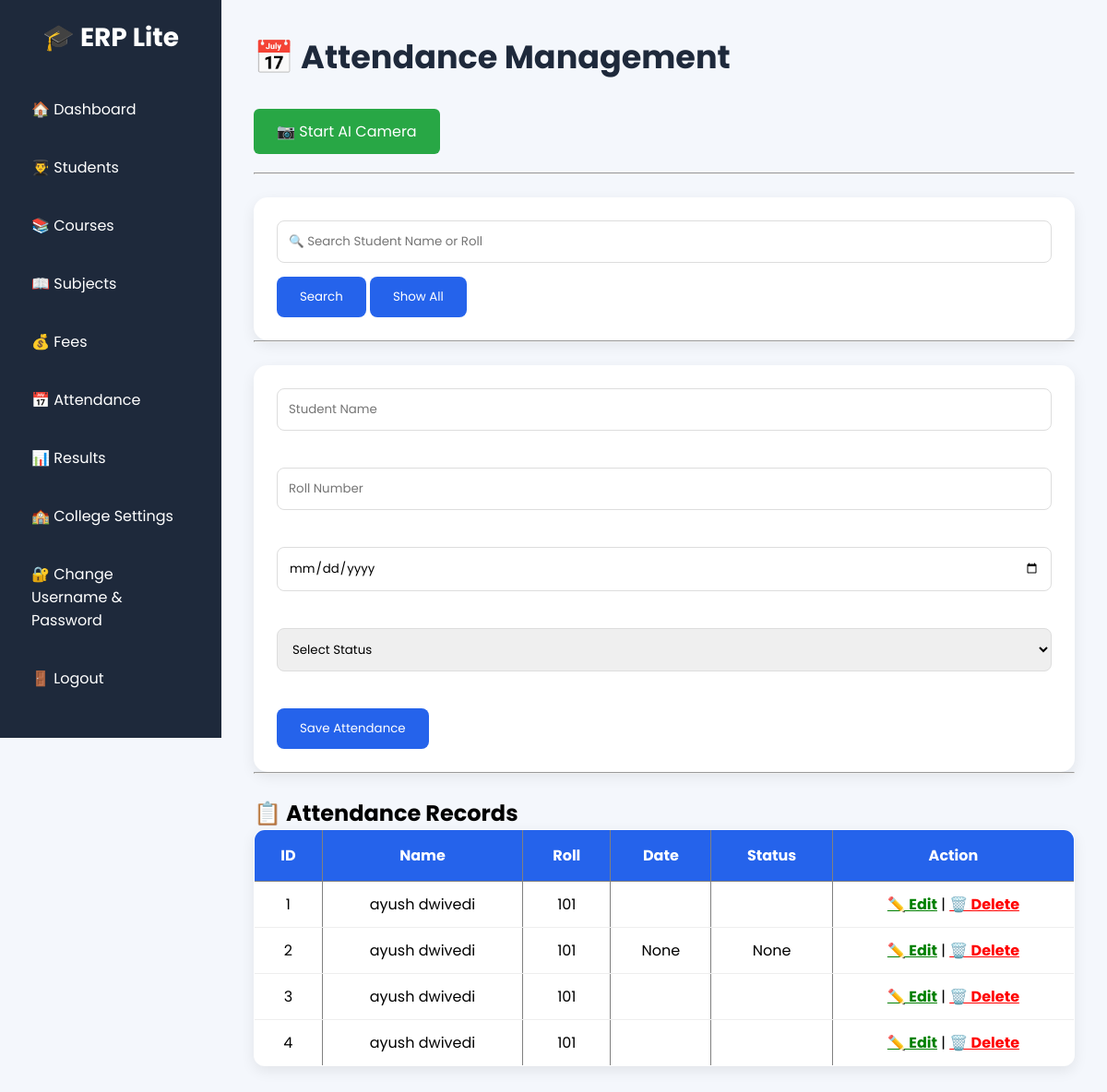
/attendance (signed in), run on the app's committed database.
### tables this page shows
CREATE TABLE attendance(

    id INTEGER PRIMARY KEY AUTOINCREMENT,

    student_name TEXT,

    roll TEXT,

    session TEXT,

    course TEXT,

    semester TEXT,

    section TEXT,

    subject TEXT,

    attendance_date TEXT,

    attendance_time TEXT,

    status TEXT

);

### app.py (the view, shortened to what this page needs)
@app.route("/attendance", methods=["GET", "POST"])
def attendance():
    if "user" not in session:
        return redirect(url_for("home"))
    connection = sqlite3.connect("college.db")
    cursor = connection.cursor()
    search = request.args.get("search")
    if search:
        cursor.execute("""
            SELECT * FROM attendance
            WHERE student_name LIKE ? OR roll LIKE ?
        """, (
            "%" + search + "%",
            "%" + search + "%"
        ))
    else:
        cursor.execute("SELECT * FROM attendance")
    attendance_data = cursor.fetchall()
    connection.close()
    return render_template(
        "attendance.html",
        attendance=attendance_data
    )

### templates/attendance.html (shortened to what this page needs)
<!DOCTYPE html>
<html lang="en">
<head>
    <link rel="stylesheet" href="{{ url_for('static', filename='style.css') }}">
</head>
<body>
    <div class="container">
        <div class="sidebar">
            <h2>🎓 ERP Lite</h2>
            <a href="/dashboard">🏠 Dashboard</a>
            <a href="/students">👨‍🎓 Students</a>
            <a href="/courses">📚 Courses</a>
            <a href="/subjects">📖 Subjects</a>
            <a href="/fees">💰 Fees</a>
            <a href="/attendance">📅 Attendance</a>
            <a href="#">📊 Results</a>
            <a href="/college-settings">🏫 College Settings</a>
            <a href="/change-admin">🔐 Change Username & Password</a>
            <a href="/logout">🚪 Logout</a>
        </div>
        <div class="content">
            <h1>📅 Attendance Management</h1>
            <a href="/camera">
                <button style="
                    background:#28a745;
                    color:white;
                    padding:12px 25px;
                    border:none;
                    border-radius:6px;
                    font-size:16px;
                    cursor:pointer;
                    margin-bottom:20px;">
                    📷 Start AI Camera
                </button>
            </a>
            <hr><br>
            <form method="GET">
                <input type="text" name="search" placeholder="🔍 Search Student Name or Roll">
                <button type="submit">Search</button>
                <a href="/attendance">
                    <button type="button">Show All</button>
                </a>
            </form>
            <hr><br>
            <form method="POST">
                <input type="text" name="student_name" placeholder="Student Name" required><br><br>
                <input type="text" name="roll" placeholder="Roll Number" required><br><br>
                <input type="date" name="attendance_date" required><br><br>
                <select name="status" required>
                    <option value="">Select Status</option>
                </select>
                <br><br>
                <button type="submit">Save Attendance</button>
            </form>
            <hr><br>
            <h2>📋 Attendance Records</h2>
            <table border="1" cellpadding="10">
                <tr>
                    <th>ID</th>
                    <th>Name</th>
                    <th>Roll</th>
                    <th>Date</th>
                    <th>Status</th>
                    <th>Action</th>
                </tr>
                {% for row in attendance %}
                <tr>
                    <td>{{ row[0] }}</td>
                    <td>{{ row[1] }}</td>
                    <td>{{ row[2] }}</td>
                    <td>{{ row[3] }}</td>
                    <td>{{ row[4] }}</td>
                    <td>
                        <a href="/edit-attendance/{{ row[0] }}">✏️ Edit</a>
                        |
                        <a href="/delete-attendance/{{ row[0] }}"
                            onclick="return confirm('Delete this attendance record?')">
                            🗑️ Delete
                        </a>
                    </td>
                </tr>
                {% endfor %}
            </table>
        </div>
    </div>
</body>
</html>

### static/style.css (style rules this page uses)
* { margin: 0; padding: 0; box-sizing: border-box; font-family: 'Poppins', sans-serif; }
body { background: #f4f7fc; }
.container { display: flex; }
.sidebar { width: 240px; height: 100vh; background: #1e293b; position: fixed; left: 0; top: 0; overflow: auto; padding: 20px; }
.sidebar h2 { color: white; text-align: center; margin-bottom: 30px; font-size: 28px; }
.sidebar a { display: block; color: white; text-decoration: none; padding: 14px; margin-bottom: 10px; border-radius: 10px; transition: .3s; font-size: 16px; }
.content { margin-left: 240px; width: 100%; padding: 35px; }
.content h1 { color: #1e293b; margin-bottom: 30px; font-size: 35px; }
table { width: 100%; background: white; border-radius: 12px; overflow: hidden; border-collapse: collapse; box-shadow: 0 5px 15px rgba(0, 0, 0, .08); }
table th { background: #2563eb; color: white; padding: 15px; }
table td { padding: 12px; border-bottom: 1px solid #eee; text-align: center; }
form { background: white; padding: 25px; border-radius: 15px; box-shadow: 0 5px 15px rgba(0, 0, 0, .08); }
input, select { width: 100%; padding: 12px; margin-bottom: 15px; border: 1px solid #ddd; border-radius: 8px; outline: none; }
button { background: #2563eb; color: white; border: none; padding: 12px 25px; border-radius: 8px; cursor: pointer; transition: .3s; }
a[href*="delete"] { color: red; font-weight: bold; }
a[href*="edit"] { color: green; font-weight: bold; }

### data on the page
attendance: id "1", student_name "ayush dwivedi", roll "101"
attendance: id "2", student_name "ayush dwivedi", roll "101", row "None"
attendance: id "3", student_name "ayush dwivedi", roll "101"
attendance: id "4", student_name "ayush dwivedi", roll "101"
